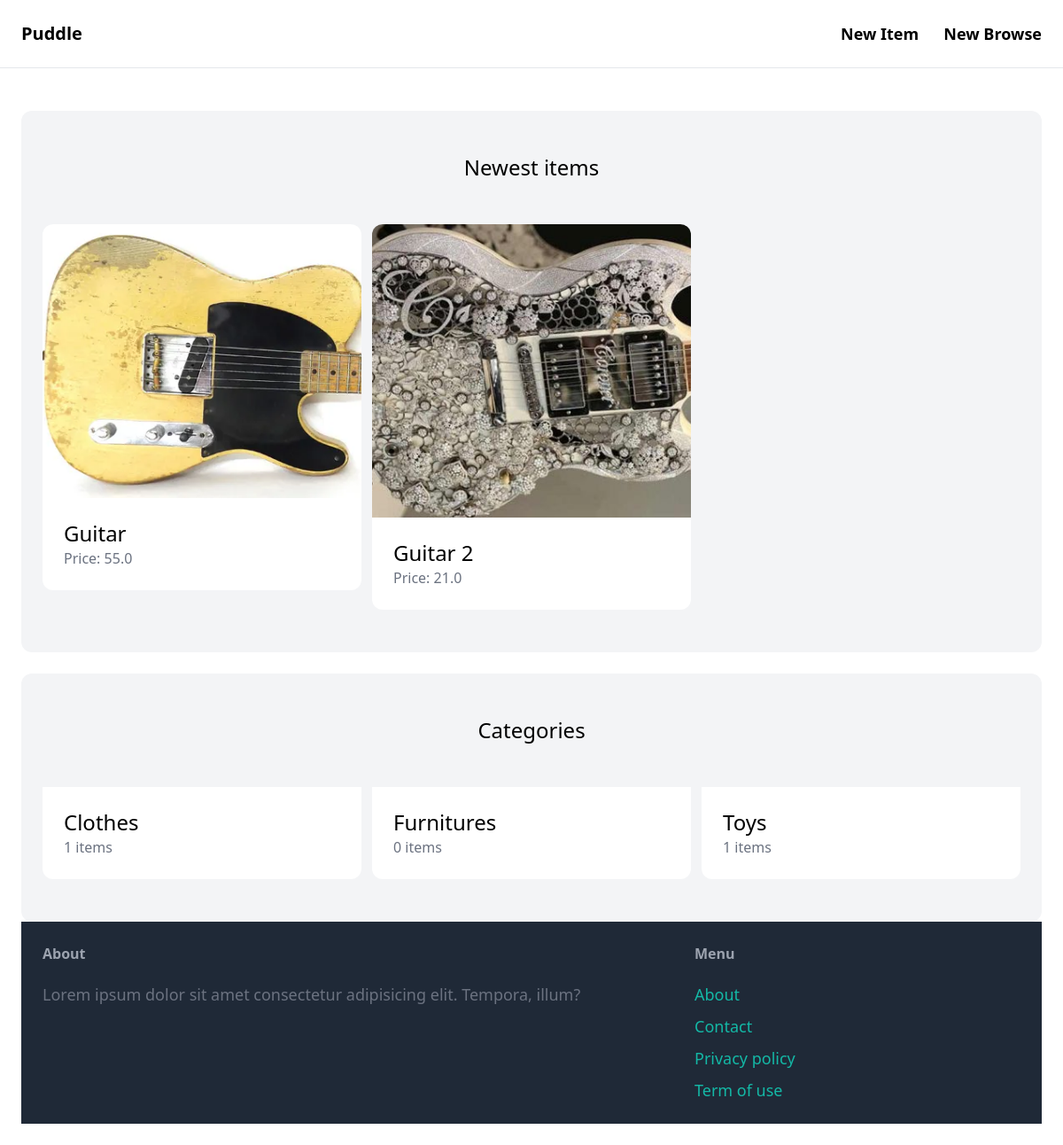
The app's page /, older data.
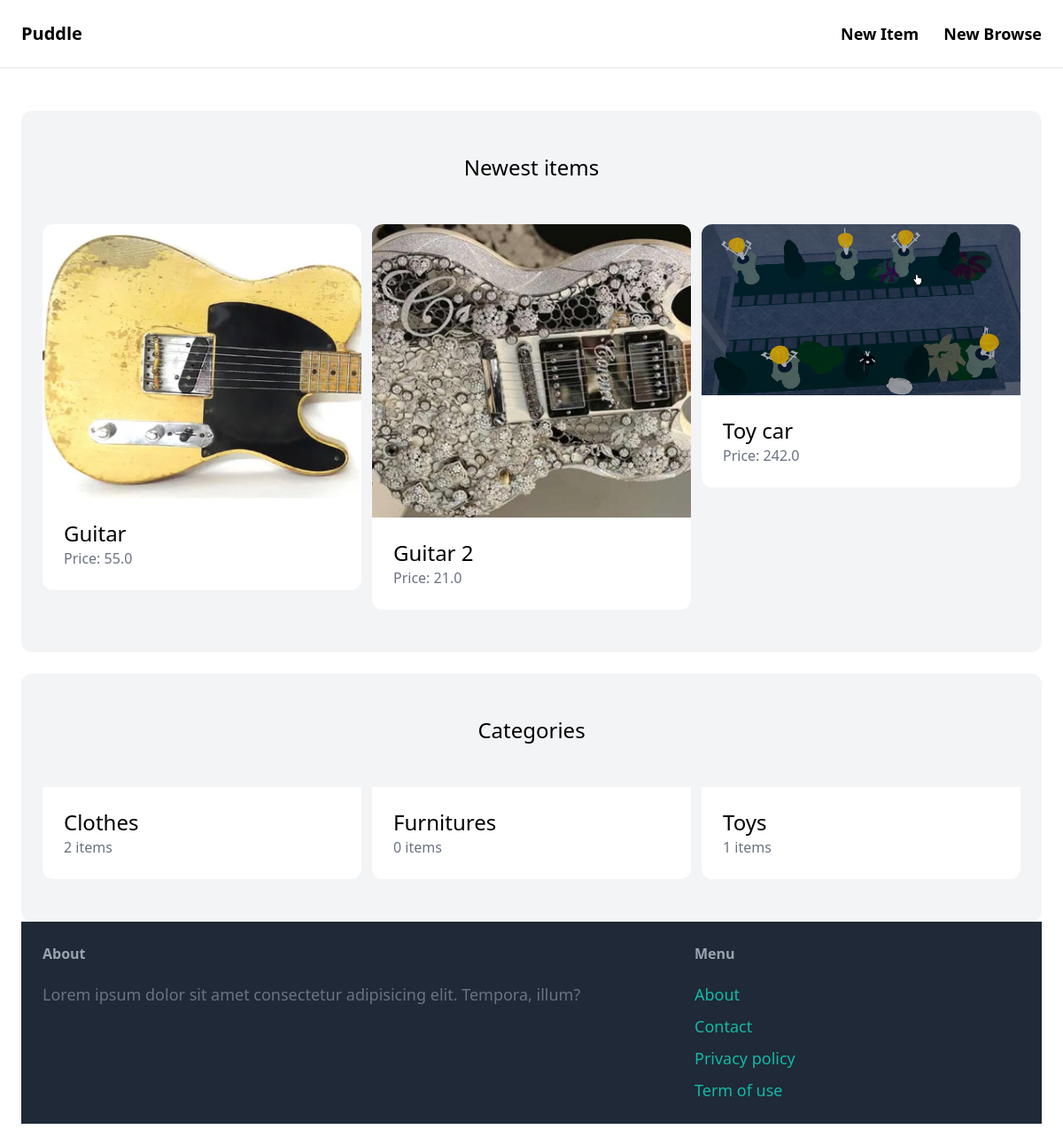
The same page, newer data.
### item/models.py (models this page shows, shortened)
class Item(models.Model):
    category = models.ForeignKey(
        Category, related_name='items', on_delete=models.CASCADE)
    name = models.CharField(max_length=255)
    description = models.TextField(blank=True, null=True)
    price = models.FloatField()
    image = models.ImageField(upload_to='item_images', blank=True, null=True)
    is_sold = models.BooleanField(default=False)
    create_at = models.DateTimeField(auto_now_add=True)
    created_by = models.ForeignKey(
        User, related_name='items', on_delete=models.CASCADE)

class Category(models.Model):
    name = models.CharField(max_length=255)
    class Meta:
        ordering = ('name',)
        verbose_name_plural = 'Categories'

### core/views.py (the view)
# urls.py: path('', views.index, name='index'),
def index(request):
    items = Item.objects.filter(is_sold=False)[0:6]
    categories = Category.objects.all()
    return render(request, 'core/index.html', {
                  'categories': categories,
                  'items': items
                  })

### core/templates/core/index.html (shortened to what this page needs)
{% extends 'core/base.html' %}
{% block content %}
<div class="mt-6 px-6 py-12 bg-gray-100 rounded-xl">
  <h2 class="mb-12 text-2xl text-center"> Newest items</h2>
  <div class="grid grid-cols-3 gap-3">
    {% for item in items %}
    <div>
      <a href="{% url 'item:detail' item.id %}">
        <div>
          <img src="{{ item.image.url }}" alt="" class="rounded-t-xl">
        </div>
        <div class="p-6 bg-white rounded-b-xl">
          <h2 class="text-2xl">{{ item.name }}</h2>
          <p class="text-gray-500">Price: {{ item.price }}</p>
        </div>
      </a>
    </div>
    {% endfor %}
  </div>
</div>
<div class="mt-6 px-6 py-12 bg-gray-100 rounded-xl">
  <h2 class="mb-12 text-2xl text-center"> Categories </h2>
  <div class="grid grid-cols-3 gap-3">
    {% for category in categories %}
    <div>
      <a href="#">
        <div class="p-6 bg-white rounded-b-xl">
          <h2 class="text-2xl">{{ category.name }}</h2>
          <p class="text-gray-500">{{ category.items.count }} items</p>
        </div>
      </a>
    </div>
    {% endfor %}
  </div>
  {% endblock %}

### core/templates/core/base.html (shortened to what this page needs)
<!DOCTYPE html>
<html lang="en">
<head>
  <script src="https://cdn.tailwindcss.com"></script>
</head>
<body>
  <nav class="py-6 px-6 flex justify-between items-center border-b border-gray-200">
    <a href="/" class="text-xl font-semibold">Puddle</a>
    <div class="space-x-6">
      <a href="#" class="text-lg font-semibold hover:text-gray-500"> New Item</a>
      <a href="#" class="text-lg font-semibold hover:text-gray-500"> New Browse</a>
    </div>
  </nav>
  <div class="px-6 py-6">{% block content %} {% endblock %}</div>
  <footer class="py-6 px-6 flex justify-between bg-gray-800">
    <div class="w-2/3 pr-10">
      <h3 class="mb-5 font-semibold text-gray-400">About</h3>
      <p class="text-lg text-gray-500">Lorem ipsum dolor sit amet consectetur adipisicing elit. Tempora, illum?</p>
    </div>
    <div class="w-1/3">
      <h3 class="mb-5 font-semibold text-gray-400">Menu</h3>
      <ul class="space-y-2">
        <li><a href="#" class="text-lg text-teal-500 hover:text-teal-700">About</a></li>
        <li><a href="{% url 'core:contact' %}" class="text-lg text-teal-500 hover:text-teal-700">Contact</a></li>
        <li><a href="#" class="text-lg text-teal-500 hover:text-teal-700">Privacy policy</a></li>
        <li><a href="#" class="text-lg text-teal-500 hover:text-teal-700">Term of use</a></li>
      </ul>
    </div>
  </footer>
</body>
</html>

Row changes from the older to the newer data that the page shows:
added Item: image (picture), name "Toy car", price "242.0"
computed for Category "Clothes": items.count "1" → "2"
